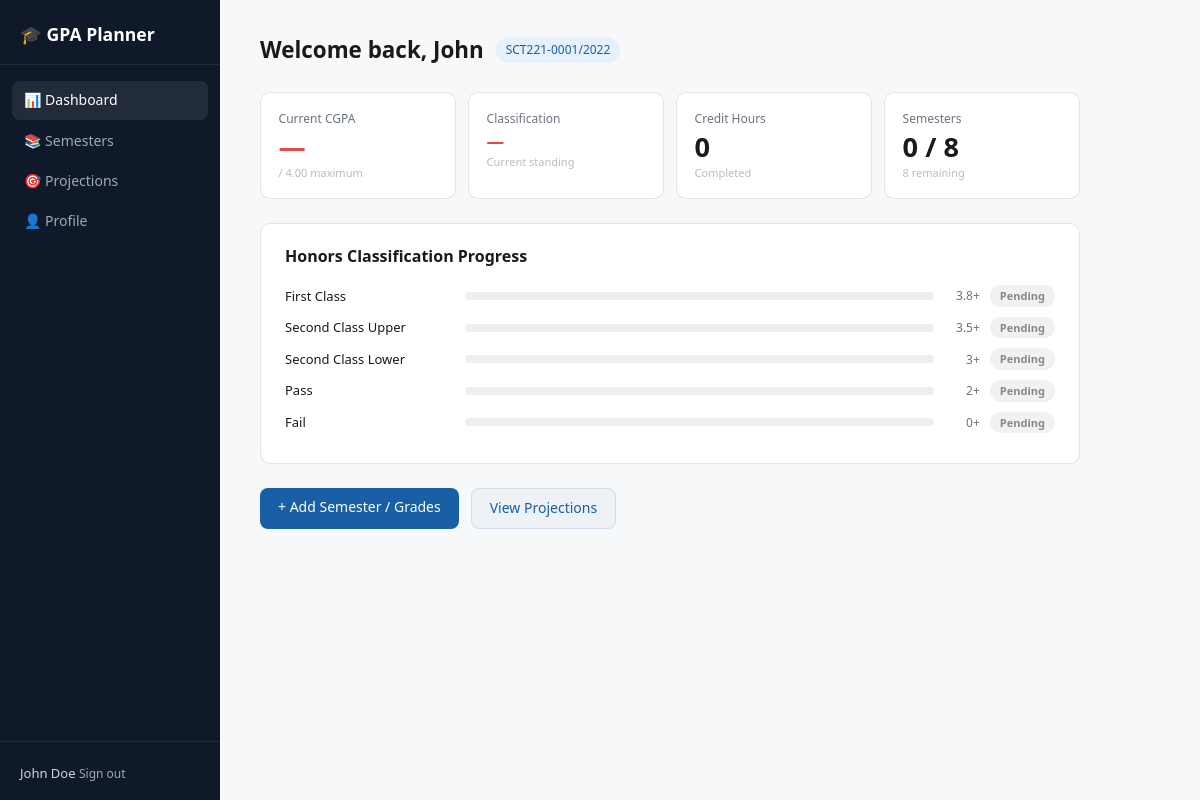
Page /dashboard.php (signed in) on the committed database.
### tables this page shows
CREATE TABLE IF NOT EXISTS students (
    id INT AUTO_INCREMENT PRIMARY KEY,
    student_id VARCHAR(20) UNIQUE NOT NULL,
    full_name VARCHAR(100) NOT NULL,
    email VARCHAR(100) UNIQUE NOT NULL,
    password_hash VARCHAR(255) NOT NULL,
    course VARCHAR(100),
    department VARCHAR(100),
    total_semesters INT DEFAULT 8,
    created_at TIMESTAMP DEFAULT CURRENT_TIMESTAMP
);

### includes/db.php (called while the page is built, shortened)
<?php
class Database {
    private static $instance = null;
    private $conn;
    private function __construct() {
        $this->conn = new mysqli(DB_HOST, DB_USER, DB_PASS, DB_NAME);
        $this->conn->set_charset('utf8mb4');
    }
    public static function getInstance() {
        if (!self::$instance) {
            self::$instance = new Database();
        }
        return self::$instance;
    }
    public function query($sql, $types = '', ...$params) {
        $stmt = $this->conn->prepare($sql);
        if ($types && $params) {
            $stmt->bind_param($types, ...$params);
        }
        $stmt->execute();
        $result = $stmt->get_result();
        if ($result) {
            $rows = $result->fetch_all(MYSQLI_ASSOC);
            return $rows;
        }
        $affected = $stmt->affected_rows;
        $insert_id = $stmt->insert_id;
        return ['affected' => $affected, 'insert_id' => $insert_id];
    }
}

### includes/gpa.php (called while the page is built, shortened)
<?php
class GPA {
    public static function cgpa(array $semesters): float {
        $totalPoints  = 0;
        $totalCredits = 0;
        return $totalCredits > 0 ? round($totalPoints / $totalCredits, 4) : 0.0;
    }
    public static function getClassification(float $cgpa): array {
        foreach (HONORS as $h) {
            if ($cgpa >= $h['min']) return $h;
        }
        return ['label' => 'Fail', 'min' => 0.0, 'color' => '#E24B4A'];
    }
}

### dashboard.php (the view, shortened to what this page needs)
<?php
require_once 'includes/db.php';
require_once 'includes/gpa.php';
$db        = Database::getInstance();
$studentId = $_SESSION['student_id'];
$student = $db->query('SELECT * FROM students WHERE id = ?', 'i', $studentId)[0] ?? [];
$semesters = $db->query(
    'SELECT * FROM semesters WHERE student_id = ? ORDER BY year_of_study, semester_number',
    'i', $studentId
);
$cgpa          = GPA::cgpa($semesters);
$classification = GPA::getClassification($cgpa);
$totalCredits  = 0;
$completedSems    = count($semesters);
$totalSems        = $student['total_semesters'] ?? 8;
$remainingSems    = max(0, $totalSems - $completedSems);
?>
<!DOCTYPE html>
<html lang="en">
<head>
<link rel="stylesheet" href="css/style.css">
</head>
<body>
<div class="layout">
<aside class="sidebar">
    <div class="sidebar-logo">🎓 GPA Planner</div>
    <nav class="sidebar-nav">
        <a href="dashboard.php" class="nav-link active">📊 Dashboard</a>
        <a href="pages/semesters.php" class="nav-link">📚 Semesters</a>
        <a href="pages/projections.php" class="nav-link">🎯 Projections</a>
        <a href="pages/profile.php" class="nav-link">👤 Profile</a>
    </nav>
    <div class="sidebar-footer">
        <span><?= htmlspecialchars($_SESSION['student_name']) ?></span>
        <a href="logout.php" class="btn-logout">Sign out</a>
    </div>
</aside>
<main class="main-content">
    <div class="page-header">
        <h2>Welcome back, <?= htmlspecialchars(explode(' ', $student['full_name'])[0]) ?></h2>
        <span class="student-id-badge"><?= htmlspecialchars($student['student_id']) ?></span>
    </div>
    <div class="metrics-grid">
        <div class="metric-card">
            <div class="metric-label">Current CGPA</div>
            <div class="metric-value" style="color:<?= $classification['color'] ?>">
                <?= $totalCredits > 0 ? number_format($cgpa, 2) : '—' ?>
            </div>
            <div class="metric-sub">/ 4.00 maximum</div>
        </div>
        <div class="metric-card">
            <div class="metric-label">Classification</div>
            <div class="metric-value" style="font-size:1.1rem;color:<?= $classification['color'] ?>">
                <?= $totalCredits > 0 ? $classification['label'] : '—' ?>
            </div>
            <div class="metric-sub">Current standing</div>
        </div>
        <div class="metric-card">
            <div class="metric-label">Credit Hours</div>
            <div class="metric-value"><?= $totalCredits ?></div>
            <div class="metric-sub">Completed</div>
        </div>
        <div class="metric-card">
            <div class="metric-label">Semesters</div>
            <div class="metric-value"><?= $completedSems ?> / <?= $totalSems ?></div>
            <div class="metric-sub"><?= $remainingSems ?> remaining</div>
        </div>
    </div>
    <div class="card">
        <h3 class="card-title">Honors Classification Progress</h3>
        <?php foreach (HONORS as $h): ?>
        <?php $achieved = $totalCredits > 0 && $cgpa >= $h['min']; ?>
        <div class="honors-row">
            <span class="honors-name"><?= $h['label'] ?></span>
            <div class="honors-bar-bg">
            </div>
            <span class="honors-threshold"><?= $h['min'] ?>+</span>
            <span class="honors-badge" style="background:<?= $achieved ? $h['color'].'22' : '#f1f1f1' ?>;color:<?= $achieved ? $h['color'] : '#888' ?>">
                <?= $achieved ? '✓ Achieved' : 'Pending' ?>
            </span>
        </div>
        <?php endforeach; ?>
    </div>
    <div style="margin-top:1.5rem;display:flex;gap:12px;flex-wrap:wrap;">
        <a href="pages/semesters.php" class="btn btn-primary">+ Add Semester / Grades</a>
        <a href="pages/projections.php" class="btn btn-secondary">View Projections</a>
    </div>
</main>
</div>
</body>
</html>

### css/style.css (style rules this page uses)
*, *::before, *::after { box-sizing: border-box; margin: 0; padding: 0; }
:root { --primary: #185FA5; --primary-light: #E6F1FB; --danger: #E24B4A; --success: #1D9E75; --warning: #BA7517; --bg: #F7F8FA; --surface: #FFFFFF; --border: rgba(0,0,0,0.1); --text: #1a1a1a; --text-muted: #6b7280; --sidebar-w: 220px; --radius: 10px; }
body { font-family: 'Segoe UI', system-ui, sans-serif; background: var(--bg); color: var(--text); font-size: 15px; line-height: 1.6; }
.layout { display: flex; min-height: 100vh; }
.sidebar { width: var(--sidebar-w); background: #0f1929; color: #cdd5e0; display: flex; flex-direction: column; flex-shrink: 0; position: sticky; top: 0; height: 100vh; }
.sidebar-logo { padding: 1.25rem 1.25rem 1rem; font-size: 1.1rem; font-weight: 700; color: #fff; border-bottom: 1px solid rgba(255,255,255,0.08); }
.sidebar-nav { flex: 1; padding: 1rem 0.75rem; display: flex; flex-direction: column; gap: 2px; }
.nav-link { display: block; padding: 8px 12px; border-radius: 8px; text-decoration: none; color: #9baab8; font-size: 14px; transition: background 0.15s, color 0.15s; }
.nav-link:hover, .nav-link.active { background: rgba(255,255,255,0.08); color: #fff; }
.sidebar-footer { padding: 1rem 1.25rem; border-top: 1px solid rgba(255,255,255,0.08); font-size: 13px; }
.btn-logout { display: inline-block; margin-top: 6px; font-size: 12px; color: #9baab8; text-decoration: none; }
.main-content { flex: 1; padding: 2rem 2.5rem; max-width: 900px; }
.page-header { display: flex; align-items: center; gap: 12px; margin-bottom: 1.5rem; flex-wrap: wrap; }
.page-header h2 { font-size: 1.4rem; font-weight: 600; }
.student-id-badge { font-size: 12px; background: var(--primary-light); color: var(--primary); padding: 3px 10px; border-radius: 99px; font-weight: 500; }
.card { background: var(--surface); border: 1px solid var(--border); border-radius: var(--radius); padding: 1.25rem 1.5rem; margin-bottom: 1.25rem; }
.card-title { font-size: 1rem; font-weight: 600; margin-bottom: 1rem; }
.metrics-grid { display: grid; grid-template-columns: repeat(auto-fit, minmax(140px,1fr)); gap: 12px; margin-bottom: 1.5rem; }
.metric-card { background: var(--surface); border: 1px solid var(--border); border-radius: var(--radius); padding: 1rem 1.1rem; }
.metric-label { font-size: 12px; color: var(--text-muted); margin-bottom: 4px; }
.metric-value { font-size: 1.7rem; font-weight: 700; line-height: 1.1; }
.metric-sub { font-size: 11px; color: #bbb; margin-top: 2px; }
.honors-row { display: flex; align-items: center; gap: 10px; margin-bottom: 10px; flex-wrap: wrap; }
.honors-name { font-size: 13px; width: 170px; flex-shrink: 0; }
.honors-bar-bg { flex: 1; min-width: 80px; height: 8px; background: #eee; border-radius: 99px; overflow: hidden; }
.honors-threshold { font-size: 12px; color: var(--text-muted); width: 36px; text-align: right; }
.honors-badge { font-size: 11px; padding: 2px 10px; border-radius: 99px; font-weight: 600; flex-shrink: 0; }
.btn { display: inline-block; padding: 8px 18px; border-radius: 8px; font-size: 14px; font-weight: 500; cursor: pointer; border: none; text-decoration: none; transition: opacity 0.15s, transform 0.1s; }
.btn-primary { background: var(--primary); color: #fff; }
.btn-secondary { background: #eef2f7; color: var(--primary); border: 1px solid #d0dce9; }

### rows in the picture
students: full_name "John", student "SCT221-0001/2022", total_semesters "8"

### other values in the picture
$_SESSION['student_name'] "John Doe"
$totalCredits "0"
$completedSems "0"
$h['label'] "First Class"
$h['min'] "3.8"
$h['label'] "Second Class Upper"
$h['min'] "3.5"
$h['label'] "Second Class Lower"
$h['min'] "3"
$h['label'] "Pass"
$h['min'] "2"
$h['label'] "Fail"
$h['min'] "0"
